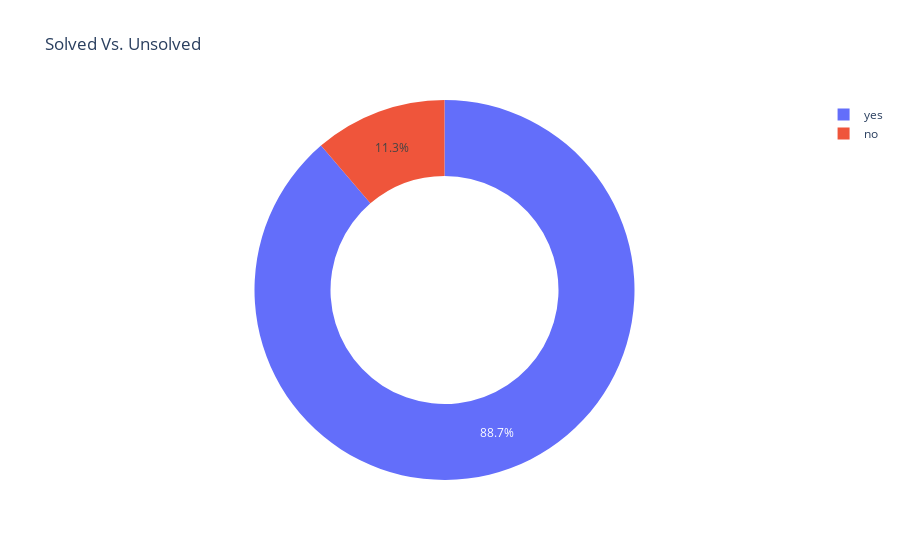

The notebook cell this image was saved under:
### Markdown cell above
## 12. Are reported issues solved?

### Code cell
resolved_count = data_survey['Is_Issue_Resolved'].value_counts(normalize=True)
plotly_donut(resolved_count,title="Solved Vs. Unsolved")

### Figure 1 — Plotly figure (JSON) as saved in the notebook; plotly's stock layout.template omitted (floating-point values rounded to 4 significant figures)
{"data": [{"hole": 0.6, "labels": ["yes", "no"], "type": "pie", "values": [0.8874, 0.1126]}], "layout": {"title": {"text": "Solved Vs. Unsolved"}}}
